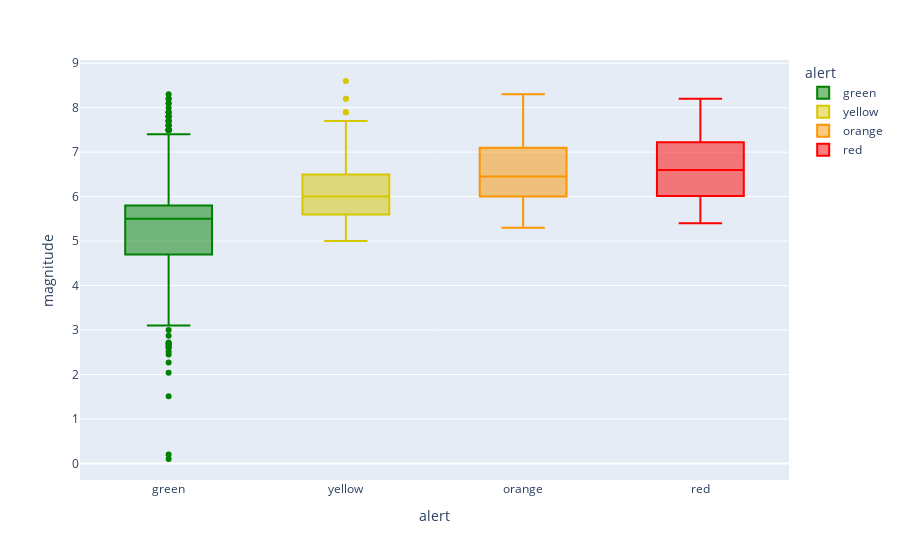

The notebook cell saved with this chart:
### Code cell
fig = px.box(df2, x = 'alert', y = 'magnitude', color='alert', color_discrete_sequence=['green', '#d6c800', '#fa9602', 'red'])
fig.show()

### Figure 1 — Plotly figure (JSON) as saved in the notebook; plotly's stock layout.template omitted (floating-point values rounded to 4 significant figures; data arrays with more than 128 entries replaced by an {"elided": "..."} marker saying what was removed)
{"data": [{"alignmentgroup": "True", "hovertemplate": "alert=%{x}<br>magnitude=%{y}<extra></extra>", "legendgroup": "green", "marker": {"color": "green"}, "name": "green", "notched": false, "offsetgroup": "green", "orientation": "v", "showlegend": true, "type": "box", "x": {"elided": "6635 str values"}, "x0": " ", "xaxis": "x", "y": {"elided": "6635 float values"}, "y0": " ", "yaxis": "y"}, {"alignmentgroup": "True", "hovertemplate": "alert=%{x}<br>magnitude=%{y}<extra></extra>", "legendgroup": "yellow", "marker": {"color": "#d6c800"}, "name": "yellow", "notched": false, "offsetgroup": "yellow", "orientation": "v", "showlegend": true, "type": "box", "x": {"elided": "163 str values"}, "x0": " ", "xaxis": "x", "y": {"elided": "163 float values"}, "y0": " ", "yaxis": "y"}, {"alignmentgroup": "True", "hovertemplate": "alert=%{x}<br>magnitude=%{y}<extra></extra>", "legendgroup": "orange", "marker": {"color": "#fa9602"}, "name": "orange", "notched": false, "offsetgroup": "orange", "orientation": "v", "showlegend": true, "type": "box", "x": ["orange", "orange", "orange", "orange", "orange", "orange", "orange", "orange", "orange", "orange", "orange", "orange", "orange", "orange", "orange", "orange", "orange", "orange", "orange", "orange", "orange", "orange", "orange", "orange", "orange", "orange", "orange", "orange", "orange", "orange", "orange", "orange", "orange", "orange", "orange", "orange", "orange", "orange", "orange", "orange"], "x0": " ", "xaxis": "x", "y": [7.3, 6.1, 7.1, 6.4, 7, 7.4, 5.4, 6.7, 6, 6.4, 6.4, 5.9, 5.4, 5.3, 8, 6.7, 7.1, 6.6, 6.9, 5.7, 7.8, 5.5, 6.2, 7.8, 5.8, 6.7, 6.5, 7.5, 8.3, 7.3, 6.1, 6.9, 6.1, 5.8, 7.1, 6.8, 6.2, 5.9, 6.4, 6], "y0": " ", "yaxis": "y"}, {"alignmentgroup": "True", "hovertemplate": "alert=%{x}<br>magnitude=%{y}<extra></extra>", "legendgroup": "red", "marker": {"color": "red"}, "name": "red", "notched": false, "offsetgroup": "red", "orientation": "v", "showlegend": true, "type": "box", "x": ["red", "red", "red", "red", "red", "red", "red", "red", "red", "red", "red", "red", "red", "red", "red", "red", "red", "red", "red", "red", "red"], "x0": " ", "xaxis": "x", "y": [5.4, 7, 7.2, 6, 5.8, 5.8, 7.5, 5.5, 7.3, 8.2, 6.6, 6.1, 6.2, 7, 6.2, 7.8, 6.02, 6.2, 7.7, 6.6, 7.2], "y0": " ", "yaxis": "y"}], "layout": {"boxmode": "overlay", "legend": {"title": {"text": "alert"}, "tracegroupgap": 0}, "margin": {"t": 60}, "xaxis": {"anchor": "y", "categoryarray": ["green", "yellow", "orange", "red"], "categoryorder": "array", "domain": [0, 1], "title": {"text": "alert"}}, "yaxis": {"anchor": "x", "domain": [0, 1], "title": {"text": "magnitude"}}}}
